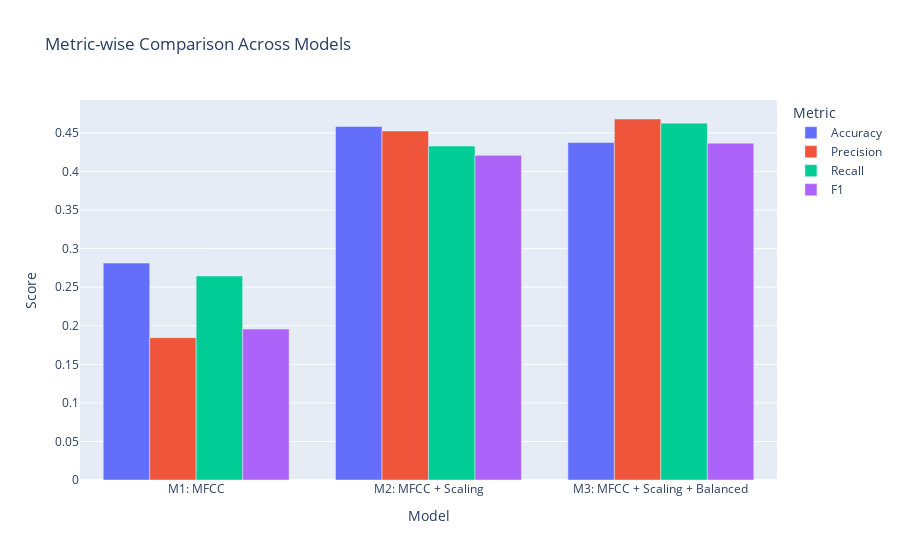

Here is the notebook cell this chart was saved with:
### Code cell
melted = results_df.melt(
    id_vars="Model",
    value_vars=["Accuracy", "Precision", "Recall", "F1"],
    var_name="Metric",
    value_name="Score"
)

fig = px.bar(
    melted,
    x="Model",
    y="Score",
    color="Metric",
    barmode="group",
    title="Metric-wise Comparison Across Models"
)

fig.show()

### Figure 1 — Plotly figure (JSON) as saved in the notebook; plotly's stock layout.template omitted (floating-point values rounded to 4 significant figures)
{"data": [{"alignmentgroup": "True", "hovertemplate": "Metric=Accuracy<br>Model=%{x}<br>Score=%{y}<extra></extra>", "legendgroup": "Accuracy", "marker": {"color": "#636efa", "pattern": {"shape": ""}}, "name": "Accuracy", "offsetgroup": "Accuracy", "orientation": "v", "showlegend": true, "textposition": "auto", "type": "bar", "x": ["M1: MFCC", "M2: MFCC + Scaling", "M3: MFCC + Scaling + Balanced"], "xaxis": "x", "y": [0.2812, 0.4583, 0.4375], "yaxis": "y"}, {"alignmentgroup": "True", "hovertemplate": "Metric=Precision<br>Model=%{x}<br>Score=%{y}<extra></extra>", "legendgroup": "Precision", "marker": {"color": "#EF553B", "pattern": {"shape": ""}}, "name": "Precision", "offsetgroup": "Precision", "orientation": "v", "showlegend": true, "textposition": "auto", "type": "bar", "x": ["M1: MFCC", "M2: MFCC + Scaling", "M3: MFCC + Scaling + Balanced"], "xaxis": "x", "y": [0.1846, 0.4525, 0.468], "yaxis": "y"}, {"alignmentgroup": "True", "hovertemplate": "Metric=Recall<br>Model=%{x}<br>Score=%{y}<extra></extra>", "legendgroup": "Recall", "marker": {"color": "#00cc96", "pattern": {"shape": ""}}, "name": "Recall", "offsetgroup": "Recall", "orientation": "v", "showlegend": true, "textposition": "auto", "type": "bar", "x": ["M1: MFCC", "M2: MFCC + Scaling", "M3: MFCC + Scaling + Balanced"], "xaxis": "x", "y": [0.2645, 0.4329, 0.4626], "yaxis": "y"}, {"alignmentgroup": "True", "hovertemplate": "Metric=F1<br>Model=%{x}<br>Score=%{y}<extra></extra>", "legendgroup": "F1", "marker": {"color": "#ab63fa", "pattern": {"shape": ""}}, "name": "F1", "offsetgroup": "F1", "orientation": "v", "showlegend": true, "textposition": "auto", "type": "bar", "x": ["M1: MFCC", "M2: MFCC + Scaling", "M3: MFCC + Scaling + Balanced"], "xaxis": "x", "y": [0.1957, 0.4209, 0.4367], "yaxis": "y"}], "layout": {"barmode": "group", "legend": {"title": {"text": "Metric"}, "tracegroupgap": 0}, "title": {"text": "Metric-wise Comparison Across Models"}, "xaxis": {"anchor": "y", "domain": [0, 1], "title": {"text": "Model"}}, "yaxis": {"anchor": "x", "domain": [0, 1], "title": {"text": "Score"}}}}
